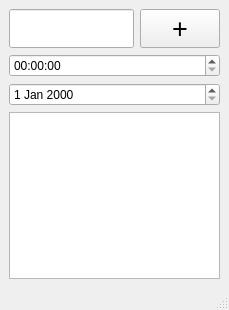
<?xml version="1.0" encoding="UTF-8"?>
<ui version="4.0">
 <class>MainWindow</class>
 <widget class="QMainWindow" name="MainWindow">
  <property name="geometry">
   <rect>
    <x>0</x>
    <y>0</y>
    <width>229</width>
    <height>310</height>
   </rect>
  </property>
  <property name="windowTitle">
   <string>MainWindow</string>
  </property>
  <widget class="QWidget" name="centralwidget">
   <layout class="QVBoxLayout" name="verticalLayout">
    <item>
     <layout class="QGridLayout" name="gl_tasks"/>
    </item>
    <item>
     <layout class="QHBoxLayout" name="horizontalLayout">
      <item>
       <widget class="QLineEdit" name="tb_new_task_title">
        <property name="font">
         <font>
          <pointsize>20</pointsize>
         </font>
        </property>
       </widget>
      </item>
      <item>
       <widget class="QPushButton" name="btn_new_task">
        <property name="font">
         <font>
          <pointsize>20</pointsize>
         </font>
        </property>
        <property name="text">
         <string>+</string>
        </property>
       </widget>
      </item>
     </layout>
    </item>
    <item>
     <widget class="QTimeEdit" name="time_box"/>
    </item>
    <item>
     <widget class="QDateEdit" name="date_box"/>
    </item>
    <item>
     <widget class="QTextEdit" name="tb_new_task_description"/>
    </item>
   </layout>
  </widget>
  <widget class="QMenuBar" name="menubar">
   <property name="geometry">
    <rect>
     <x>0</x>
     <y>0</y>
     <width>229</width>
     <height>22</height>
    </rect>
   </property>
  </widget>
  <widget class="QStatusBar" name="statusbar"/>
 </widget>
 <resources/>
 <connections/>
</ui>
